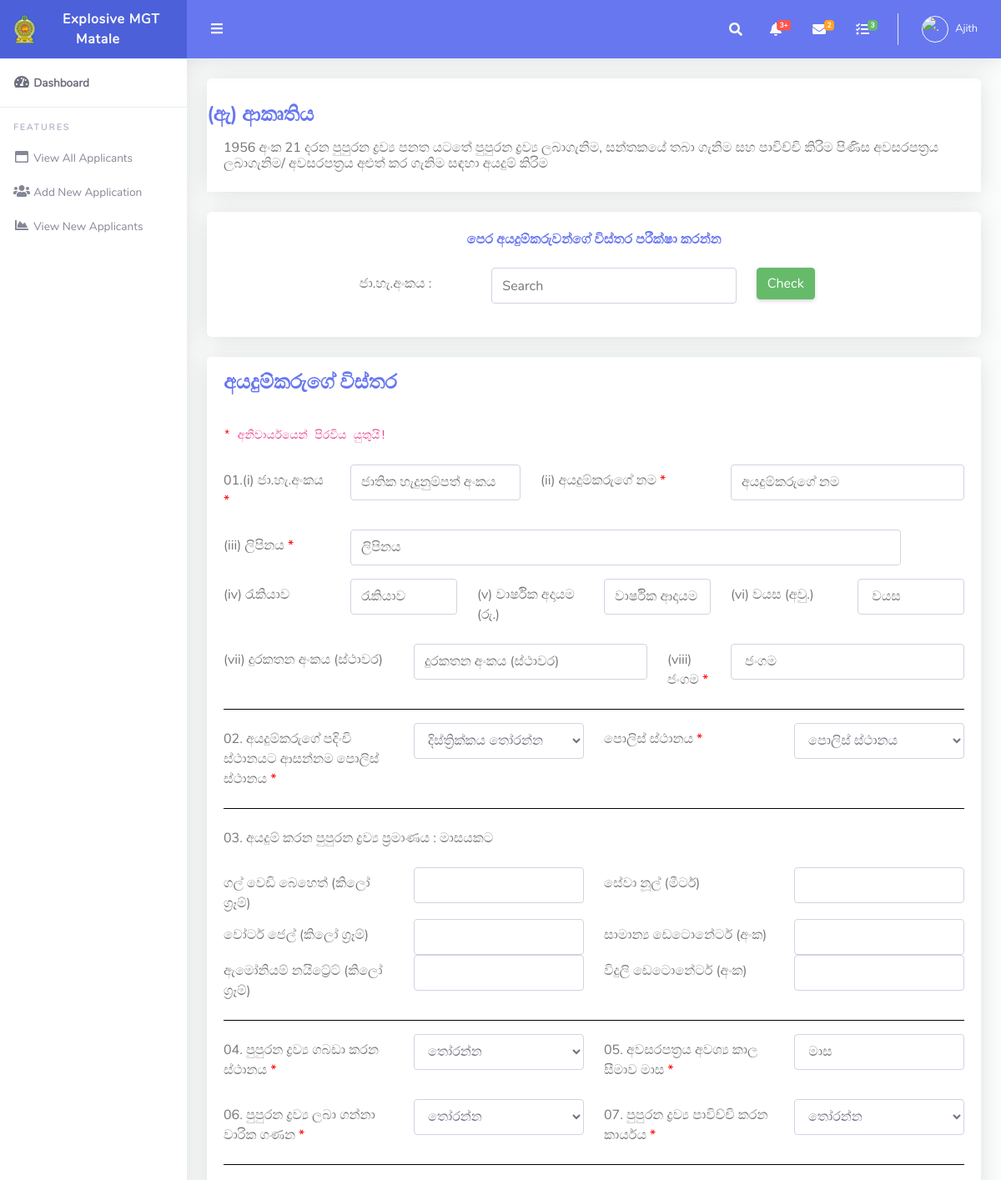
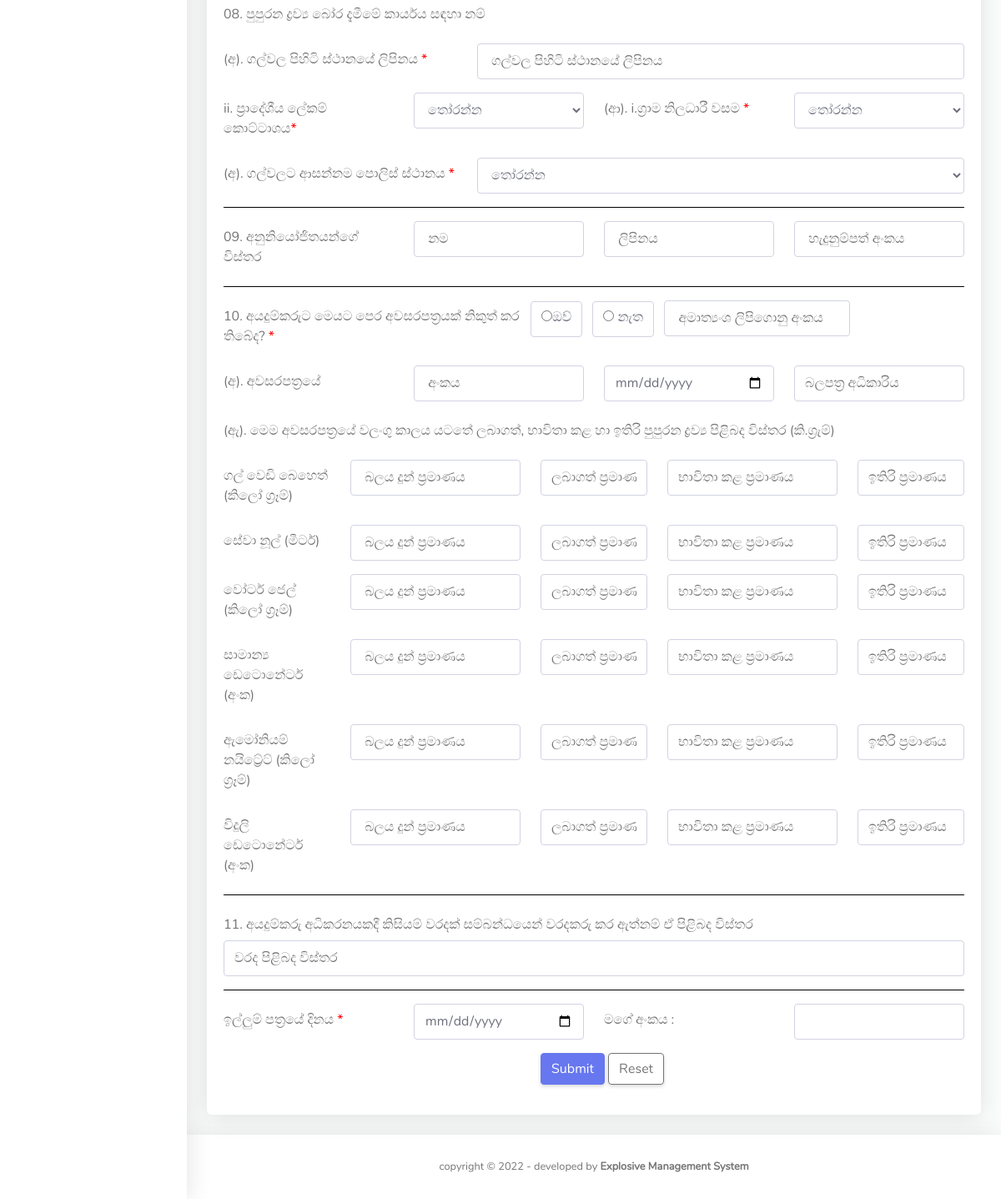
Screenshot of /users/clerk/applicant_details.php (signed in) with the database file from the repository (2 pictures, top to bottom).
### tables this page shows
CREATE TABLE `users` (
  `id` int(11) NOT NULL,
  `fname` varchar(255) DEFAULT NULL,
  `lname` varchar(255) DEFAULT NULL,
  `email` varchar(255) DEFAULT NULL,
  `password` varchar(300) DEFAULT NULL,
  `contactno` varchar(11) DEFAULT NULL,
  `role` varchar(50) NOT NULL,
  `file_name` varchar(500) NOT NULL,
  `uploaded_on` date DEFAULT NULL,
  `district` varchar(500) NOT NULL,
  `nic` varchar(20) DEFAULT NULL
);

CREATE TABLE `expitem` (
  `id` int(11) NOT NULL,
  `expname` varchar(50) NOT NULL
);

### users/clerk/applicant_details.php (the view, shortened to what the rows shown need)
<?php
include '../../include/config.php';
?>
<!DOCTYPE html>
<html lang="en">
<head>
  <link href="../../assets/vendor/fontawesome-free/css/all.min.css" rel="stylesheet" type="text/css">
  <link href="../../assets/vendor/bootstrap/css/bootstrap.min.css" rel="stylesheet" type="text/css">
  <link href="../../assets/css/ruang-admin.min.css" rel="stylesheet">
</head>
<body id="page-top">
  <div id="wrapper">
     <?php
     include 'include/sidebar.php';
    ?>
    <div id="content-wrapper" class="d-flex flex-column">
      <div id="content">
    <?php
		include 'include/header.php';
		?>
    <div class="container-fluid" id="container-wrapper">
              <div class="card mb-4">
                <div class="card-body"><code><span style="color:red">*</span> අනිවාර්යයෙන් පිරවිය යුතුයි!</code><br><br>
                <form action="" name="aplicant" method="post" class="signin-form" enctype="multipart/form-data">
                    <div class='form-group row'>
                    <?php
          $queryc = $conn->query("SELECT * from expitem");
          if($queryc !== false && $queryc->num_rows > 0){
          while($row=$queryc->fetch_assoc()){
          $expname=$row["expname"];
				  echo	"
                      <label for='inputPassword3' class='col-sm-3 col-form-label'>$expname</label>
                      <div class='col-sm-3'>
                        <input type='text' class='form-control' name='stone[]' >
                      </div>";
          }
        }
        ?>
				 </div>
            <?php
          $queryb = $conn->query("SELECT * from expitem");
          if($queryb !== false && $queryb->num_rows > 0){
          while($row=$queryb->fetch_assoc()){
          $expname2=$row["expname"];
			  	echo"	<div class='form-group row'>
          <label for='inputPassword3' class='col-sm-2 col-form-label'>$expname2</label>
          <div class='col-sm-3'>
				   <input type='text' class='form-control' name='tqt[]' placeholder=' බලය දුන් ප්‍රමාණය '>
				 	</div>
					<div class='col-sm-2'>
				   <input type='text' class='form-control' name='sqt[]' placeholder='ලබාගත් ප්‍රමාණය'>
					</div>
					<div class='col-sm-3'>
				   <input type='text' class='form-control' name='useqt[]' placeholder='භාවිතා කළ ප්‍රමාණය'>
					</div>
          <div class='col-sm-2'>
				   <input type='text' class='form-control' name='reqty[]' placeholder='ඉතිරි ප්‍රමාණය'>
					</div>
					</div>";
        }
      }
      ?>
                  </form>
                </div>
              </div>
        </div>
      </div>
    </div>
  </div>
</body>
</html>

### users/clerk/include/sidebar.php (shortened to what the rows shown need)
<?php
  $uid =  $_SESSION["id"] ;
  $k = $conn->query("SELECT * from users  WHERE id = $uid ");
  if($k !== false && $k->num_rows > 0){
  while($row=$k->fetch_assoc()){
  $d=$row["district"];
    }
  }
?>
<ul class="navbar-nav sidebar sidebar-light accordion" id="accordionSidebar">
      <a class="sidebar-brand d-flex align-items-center justify-content-center" href="index.php">
        <marquee behavior="alternate" scrolldelay="400"><div class="sidebar-brand-text mx-3">Explosive MGT <?php echo $d; ?></div></marquee>
      </a>
    </ul>

### users/clerk/include/header.php (shortened to what the rows shown need)
<?php
      $uid =  $_SESSION["id"] ;
 $query5 = $conn->query("SELECT * from users  WHERE id = $uid ");
if($query5 !== false && $query5->num_rows > 0){
  while($row1=$query5->fetch_assoc()){
  $imageURL='../../assets/img/logo/'.$row1["file_name"];
  $role=$row1["fname"];
  }
}
?>
<nav class="navbar navbar-expand navbar-light bg-navbar topbar mb-4 static-top">
          <ul class="navbar-nav ml-auto">
            <li class="nav-item dropdown no-arrow">
              <a class="nav-link dropdown-toggle" href="#" id="userDropdown" role="button" data-toggle="dropdown"
                aria-haspopup="true" aria-expanded="false">
              <?php  echo "<img class='img-profile rounded-circle' id='scream' width='50' height='50'src='$imageURL' alt='.'>"; ?>
                <span class="ml-2 d-none d-lg-inline text-white small"><?php echo $role; ?></span>
              </a>
            </li>
          </ul>
        </nav>

### rows the page displays
users: district "Matale", fname "Ajith"
expitem: expname "ගල් වෙඩි බෙහෙත් (කිලෝ ග්‍රෑම්)"
expitem: expname "සේවා නූල් (මීටර්)"
expitem: expname "වෝටර් ජෙල් (කිලෝ ග්‍රෑම්)"
expitem: expname "සාමාන්‍ය ඩෙටොනේටර් (අංක)"
expitem: expname "ඇමෝනියම් නයිට්‍රේට් (කිලෝ ග්‍රෑම්)"
expitem: expname "විදුලි ඩෙටොනේටර් (අංක)"
